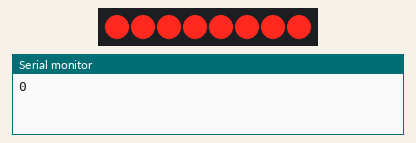
This sketch was run on a simulated Arduino Uno, built with avr-gcc and run on an emulated ATmega328P. Shown: 8 shift-register outputs drawn as a row of LEDs (first output left, lit = HIGH), the last lines printed to the serial monitor. Wiring (inferred from the names in the program): shift register (74HC595): data pin 12; shift clock pin 10; latch pin 11. Wiring (inferred from the signals the program sends): row of LEDs: on Q0, Q1, Q2, Q3, Q4, Q5, Q6, Q7.

Above: at 0.05 s.
At 5.06 s:
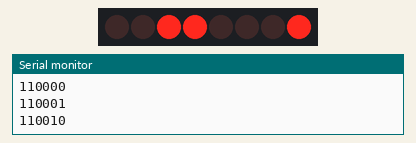
At 9.99 s:
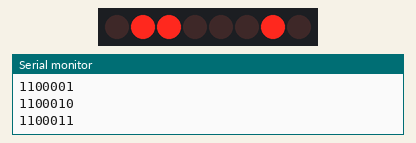
At 19.94 s:
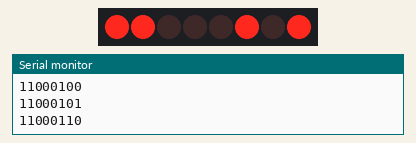
At 29.98 s:
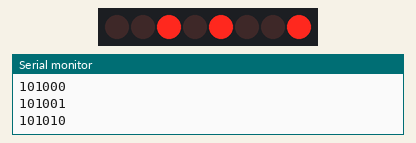
At 39.94 s:
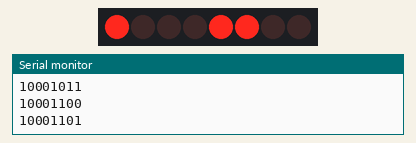
Timing chart, 0 to 40.0 s (numbered marks = the images above):
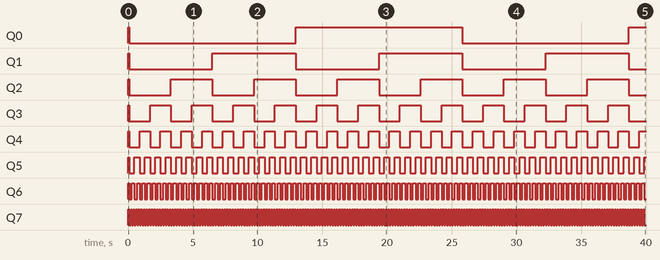

The sketch:

74HC.ino
```cpp
int dataPin = 12;
int latchPin = 11;
int clockPin = 10;
int dt = 100;

byte LED = B11111111;

void setup(){
  Serial.begin(9600);
  pinMode(dataPin, OUTPUT);
  pinMode(latchPin, OUTPUT);
  pinMode(clockPin, OUTPUT);
}

void loop(){

  digitalWrite(latchPin, LOW);
  shiftOut(dataPin, clockPin, LSBFIRST, LED);
  digitalWrite(latchPin, HIGH);
  LED = LED + 1;
  if(LED>B11111111)
  {
     LED = B11111111;
  }
  Serial.println(LED,BIN);
  delay(dt);
}
```

Measured:
- by itself, Q0: goes HIGH 0.10 s, LOW 12.9 s, HIGH 12.9 s, LOW 12.9 s, then HIGH
- by itself, Q1: repeats every 12.9 s: LOW 6.4 s, HIGH 6.4 s
- by itself, Q2: repeats every 6.4 s: LOW 3.2 s, HIGH 3.2 s
- by itself, Q3: repeats every 3.2 s: LOW 1.6 s, HIGH 1.6 s
- by itself, Q4: repeats every 1.6 s: LOW 0.80 s, HIGH 0.80 s
- by itself, Q5: repeats every 0.80 s: LOW 0.40 s, HIGH 0.40 s
- by itself, Q6: repeats every 0.40 s: LOW 0.20 s, HIGH 0.20 s
- by itself, Q7: alternates HIGH for 0.10 s and LOW for 0.10 s
